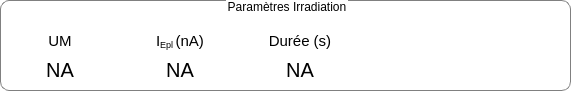
      <widget class="QGroupBox" name="groupBox_beam_delivery">
       <property name="geometry">
        <rect>
         <x>0</x>
         <y>110</y>
         <width>571</width>
         <height>91</height>
        </rect>
       </property>
       <property name="styleSheet">
        <string notr="true">QGroupBox {
	font: 75 16pt &quot;Century Schoolbook L&quot;;
  border: 1px solid gray;
  border-radius: 9px;
  margin-top: 0.5em;
  background: transparent;
}

QGroupBox::title {
     subcontrol-origin: margin;
     subcontrol-position: top center; 
}

QLabel {
background: transparent;
}
</string>
       </property>
       <property name="title">
        <string>Paramètres Irradiation</string>
       </property>
       <widget class="QWidget" name="horizontalLayoutWidget_25">
        <property name="geometry">
         <rect>
          <x>10</x>
          <y>30</y>
          <width>551</width>
          <height>52</height>
         </rect>
        </property>
        <layout class="QHBoxLayout" name="horizontalLayout_35">
         <item>
          <layout class="QGridLayout" name="gridLayout_3">
           <property name="horizontalSpacing">
            <number>20</number>
           </property>
           <property name="verticalSpacing">
            <number>6</number>
           </property>
           <item row="1" column="1">
            <widget class="QLabel" name="tdj_label_current_stripper">
             <property name="font">
              <font>
               <pointsize>15</pointsize>
               <bold>false</bold>
              </font>
             </property>
             <property name="styleSheet">
              <string notr="true">border:0px; background-color: none;</string>
             </property>
             <property name="text">
              <string>NA</string>
             </property>
             <property name="alignment">
              <set>Qt::AlignCenter</set>
             </property>
            </widget>
           </item>
           <item row="0" column="2">
            <widget class="QLabel" name="label_duration_text_2">
             <property name="minimumSize">
              <size>
               <width>100</width>
               <height>0</height>
              </size>
             </property>
             <property name="maximumSize">
              <size>
               <width>100</width>
               <height>16777215</height>
              </size>
             </property>
             <property name="font">
              <font>
               <pointsize>11</pointsize>
              </font>
             </property>
             <property name="styleSheet">
              <string notr="true">background: transparent;
</string>
             </property>
             <property name="text">
              <string>Durée (s)</string>
             </property>
             <property name="alignment">
              <set>Qt::AlignCenter</set>
             </property>
            </widget>
           </item>
           <item row="1" column="0">
            <widget class="QLabel" name="tdj_label_um">
             <property name="font">
              <font>
               <pointsize>15</pointsize>
               <bold>false</bold>
              </font>
             </property>
             <property name="styleSheet">
              <string notr="true">border:0px; background-color: none;</string>
             </property>
             <property name="text">
              <string>NA</string>
             </property>
             <property name="alignment">
              <set>Qt::AlignCenter</set>
             </property>
            </widget>
           </item>
           <item row="0" column="0">
            <widget class="QLabel" name="label_um_text_2">
             <property name="minimumSize">
              <size>
               <width>100</width>
               <height>0</height>
              </size>
             </property>
             <property name="maximumSize">
              <size>
               <width>100</width>
               <height>16777215</height>
              </size>
             </property>
             <property name="font">
              <font>
               <pointsize>11</pointsize>
              </font>
             </property>
             <property name="styleSheet">
              <string notr="true">border:0px; background-color: none;</string>
             </property>
             <property name="text">
              <string>UM</string>
             </property>
             <property name="alignment">
              <set>Qt::AlignCenter</set>
             </property>
            </widget>
           </item>
           <item row="1" column="2">
            <widget class="QLabel" name="tdj_label_duration">
             <property name="font">
              <font>
               <pointsize>15</pointsize>
               <bold>false</bold>
              </font>
             </property>
             <property name="styleSheet">
              <string notr="true">border:0px; background-color: none;</string>
             </property>
             <property name="text">
              <string>NA</string>
             </property>
             <property name="alignment">
              <set>Qt::AlignCenter</set>
             </property>
            </widget>
           </item>
           <item row="0" column="1">
            <widget class="QLabel" name="label_stripper_text_2">
             <property name="minimumSize">
              <size>
               <width>100</width>
               <height>0</height>
              </size>
             </property>
             <property name="maximumSize">
              <size>
               <width>100</width>
               <height>16777215</height>
              </size>
             </property>
             <property name="font">
              <font>
               <pointsize>11</pointsize>
              </font>
             </property>
             <property name="text">
              <string>&lt;html&gt;&lt;head/&gt;&lt;body&gt;&lt;p&gt;I&lt;span style=&quot; vertical-align:sub;&quot;&gt;Epl &lt;/span&gt;(nA)&lt;/p&gt;&lt;/body&gt;&lt;/html&gt;</string>
             </property>
             <property name="alignment">
              <set>Qt::AlignCenter</set>
             </property>
            </widget>
           </item>
          </layout>
         </item>
         <item>
          <spacer name="horizontalSpacer_22">
           <property name="orientation">
            <enum>Qt::Horizontal</enum>
           </property>
           <property name="sizeHint" stdset="0">
            <size>
             <width>40</width>
             <height>20</height>
            </size>
           </property>
          </spacer>
         </item>
         <item>
          <widget class="QPushButton" name="tdj_pushButton_update_delivery_config">
           <property name="minimumSize">
            <size>
             <width>50</width>
             <height>50</height>
            </size>
           </property>
           <property name="maximumSize">
            <size>
             <width>50</width>
             <height>50</height>
            </size>
           </property>
           <property name="font">
            <font>
             <family>Arial</family>
             <pointsize>16</pointsize>
             <bold>true</bold>
            </font>
           </property>
           <property name="styleSheet">
            <string notr="true">QPushButton {
background-image: url(:/images/button_refresh.png);
background-repeat: no-repeat; 
background-position: center;
border-radius:25px;
border-style: raised; 
border-width: 0px;
}

QPushButton:pressed {
background-image: url(:/images/button_refresh_pressed.png);
background-repeat: no-repeat; 
background-position: center;
border-radius:25px;
border-style: raised; 
border-width: 0px;
}</string>
           </property>
           <property name="text">
            <string/>
           </property>
           <property name="autoDefault">
            <bool>true</bool>
           </property>
          </widget>
         </item>
         <item>
          <spacer name="horizontalSpacer_5">
           <property name="orientation">
            <enum>Qt::Horizontal</enum>
           </property>
           <property name="sizeType">
            <enum>QSizePolicy::Fixed</enum>
           </property>
           <property name="sizeHint" stdset="0">
            <size>
             <width>30</width>
             <height>20</height>
            </size>
           </property>
          </spacer>
         </item>
         <item>
          <widget class="QPushButton" name="tdj_pushButton_upload_delivery_config">
           <property name="minimumSize">
            <size>
             <width>50</width>
             <height>50</height>
            </size>
           </property>
           <property name="maximumSize">
            <size>
             <width>50</width>
             <height>50</height>
            </size>
           </property>
           <property name="font">
            <font>
             <family>Arial</family>
             <pointsize>16</pointsize>
             <bold>true</bold>
            </font>
           </property>
           <property name="styleSheet">
            <string notr="true">QPushButton {
background-image: url(:/images/button_start.png);
background-repeat: no-repeat; 
background-position: center;
border-radius:25px;
border-style: raised; 
border-width: 0px;
}

QPushButton:pressed {
background-image: url(:/images/button_start_pressed.png);
background-repeat: no-repeat; 
background-position: center;
border-radius:25px;
border-style: raised; 
border-width: 0px;
}</string>
           </property>
           <property name="text">
            <string/>
           </property>
           <property name="autoDefault">
            <bool>true</bool>
           </property>
          </widget>
         </item>
        </layout>
       </widget>
      </widget>
